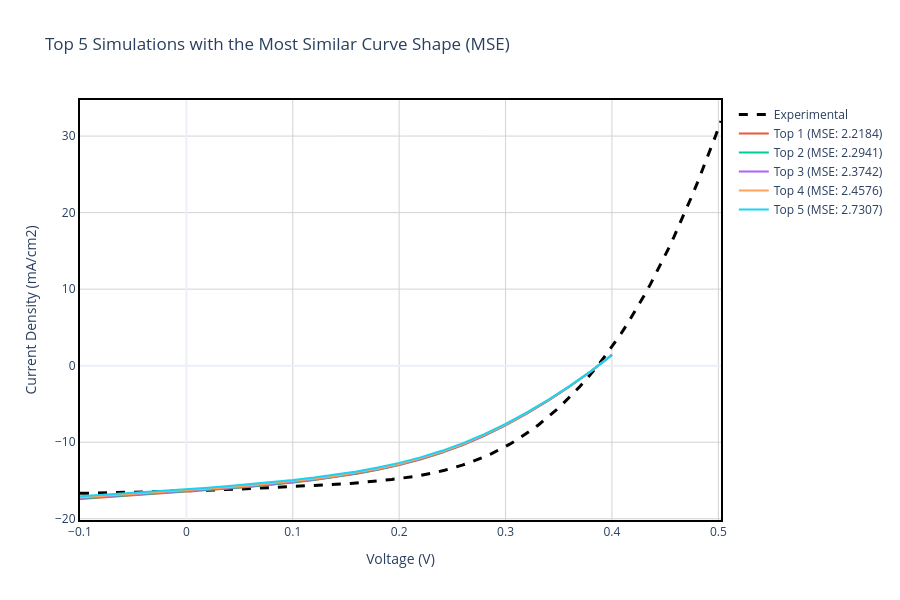

Notebook code cell kept with this figure:
### Markdown cell above
## Section 5: Shape-Based Comparison Using Mean Squared Error (MSE)

### Motivation
While parameter-based matching identifies designs meeting target specifications, it does not guarantee realistic device physics. Two J-V curves can have identical parameters but very different shapes, indicating different dominant loss mechanisms. This section employs a **shape-matching algorithm** to identify simulations whose curve morphology most closely resembles the experimental measurement.

### Mathematical Approach
For each simulation, we:

1. **Interpolate** the simulated J-V curve to the exact voltages measured in the experiment
2. **Calculate Mean Squared Error** in the overlapping voltage range:

$$\text{MSE} = \frac{1}{N} \sum_{i=1}^{N} \left(J_i^{exp} - J_i^{sim}(V_i)\right)^2$$

where $J^{exp}$ is experimental current density at measured voltages, $J^{sim}(V_i)$ is interpolated simulated current density at those same voltages, and $N$ is the number of measurement points.

3. **Identify** the top 5 simulations with **lowest MSE** values

### Interpretation
Lower MSE values indicate better agreement in curve shape. This metric is sensitive to:
- The "knee" or transition region of the J-V curve (determined by series/shunt resistance and ideality factors)
- Overall current deficit and voltage losses
- Non-ideal behavior like S-shaped curves or kinks caused by interface barriers

### Comparison with Parameter-Based Matching
- **Parameter-based**: Focuses on specific values ($V_{oc}$, $J_{sc}$, $FF$, $\eta$)
- **Shape-based (MSE)**: Focuses on the entire curve morphology and transition characteristics

Together, these approaches provide complementary insights into which simulations best capture experimental device behavior.

### Code cell
for d in scaps_data:
    v_sim = d['v(V)']
    j_sim = d['jtot(mA/cm2)']
    
    # Create an interpolator to compare with the exact voltages measured in the lab
    interp_func = interp1d(v_sim, j_sim, kind='linear', fill_value="extrapolate")
    
    # Evaluate only in the overlapping region (common Voltage Range)
    v_min, v_max = max(v_sim.min(), exp_data['v(V)'].min()), min(v_sim.max(), exp_data['v(V)'].max())
    valid_exp = exp_data[(exp_data['v(V)'] >= v_min) & (exp_data['v(V)'] <= v_max)]
    
    if len(valid_exp) > 5:
        j_sim_interp = interp_func(valid_exp['v(V)'])
        mse = mean_squared_error(valid_exp['jtot(mA/cm2)'], j_sim_interp)
        d['mse'] = mse
    else:
        d['mse'] = float('inf')

top_5_mse = sorted(scaps_data, key=lambda x: x.get('mse', float('inf')))[:5]

# Print MSE-based ranking for top 5 matches to terminal
print("\n" + "="*120)
print("TOP 5 MSE MATCHES - SHAPE COMPARISON RESULTS")
print("="*120)
for i, d in enumerate(top_5_mse):
    print(f"\n🔍 Top {i+1} (MSE: {d['mse']:.6f}) - {d['label']}")
    print(f"   Batch Parameters: {d['batch_params']}")
    print(f"   Voc: {d['Voc']:.6f} V | Jsc: {d['Jsc']:.4f} mA/cm² | FF: {d['FF']:.4f} % | η: {d['eta']:.4f} %")
print("="*120)

# ------------------ PLOT 4: TOP 5 VS EXPERIMENTAL (MSE SHAPE) ------------------
fig4 = go.Figure()
fig4.add_trace(go.Scatter(
    x=exp_data['v(V)'], y=exp_data['jtot(mA/cm2)'], 
    mode='lines', name='Experimental', line=dict(color='black', dash='dash', width=3)
))

for i, d in enumerate(top_5_mse):
    v_filtered = d['v(V)']
    j_filtered = d['jtot(mA/cm2)']
    
    hover_text = f"Sim {i+1}: <b>{d['label']}</b><br>Batch Parameters: {format_batch_params_for_display(d['batch_params'])}<br>Voc: {d['Voc']:.3f} V<br>Jsc: {d['Jsc']:.2f} mA/cm²<br>FF: {d['FF']:.1f} %<br>η: {d['eta']:.2f} %</b><br>MSE: {d['mse']:.4f}"
    fig4.add_trace(go.Scatter(
        x=v_filtered, y=j_filtered, mode='lines', 
        name=f"Top {i+1} (MSE: {d['mse']:.4f})", hoverinfo='text', hovertext=hover_text
    ))

fig4.update_xaxes(showline=True, linewidth=2, linecolor='black', mirror=True)
fig4.update_yaxes(showline=True, linewidth=2, linecolor='black', mirror=True)
fig4.update_layout(
    title='Top 5 Simulations with the Most Similar Curve Shape (MSE)',
    xaxis_title='Voltage (V)', yaxis_title='Current Density (mA/cm2)',
    hovermode='closest', template='plotly_white', width=900, height=600,
    plot_bgcolor='white',
    xaxis=dict(showgrid=True, gridwidth=1, gridcolor='lightgray'),
    yaxis=dict(showgrid=True, gridwidth=1, gridcolor='lightgray')
)
fig4.show()
fig4.write_image(os.path.join(plots_dir, 'Top5_MSE_Shape.png'), width=900, height=600)
print(f"✅ Saved Plot 4 to {plots_dir}/Top5_MSE_Shape.png")

### Figure 1 — Plotly figure (JSON) as saved in the notebook; plotly's stock layout.template omitted (floating-point values rounded to 4 significant figures)
{"data": [{"line": {"color": "black", "dash": "dash", "width": 3}, "mode": "lines", "name": "Experimental", "type": "scatter", "x": [-0.1, -0.09445, -0.08895, -0.0834, -0.0779, -0.07235, -0.06685, -0.0613, -0.0558, -0.05025, -0.0447, -0.0392, -0.03365, -0.02815, -0.0226, -0.0171, -0.01155, -0.00605, -0.0005, 0.00505, 0.01055, 0.0161, 0.0216, 0.02715, 0.03265, 0.0382, 0.0437, 0.04925, 0.05475, 0.0603, 0.06585, 0.07135, 0.0769, 0.0824, 0.08795, 0.09345, 0.099, 0.1045, 0.11, 0.1156, 0.1211, 0.1267, 0.1321, 0.1377, 0.1432, 0.1487, 0.1542, 0.1598, 0.1653, 0.1709, 0.1764, 0.1819, 0.1875, 0.193, 0.1985, 0.204, 0.2095, 0.2151, 0.2206, 0.2261, 0.2316, 0.2372, 0.2427, 0.2482, 0.2537, 0.2593, 0.2648, 0.2703, 0.2759, 0.2814, 0.2869, 0.2924, 0.298, 0.3035, 0.309, 0.3145, 0.3201, 0.3256, 0.3311, 0.3367, 0.3422, 0.3478, 0.3533, 0.3588, 0.3643, 0.3699, 0.3754, 0.3809, 0.3865, 0.392, 0.3975, 0.403, 0.4086, 0.414, 0.4196, 0.4251, 0.4306, 0.4362, 0.4417, 0.4472, 0.4527, 0.4583, 0.4638, 0.4693, 0.4748, 0.4804, 0.4859, 0.4914, 0.497, 0.5025], "y": [-16.68, -16.67, -16.65, -16.65, -16.63, -16.61, -16.6, -16.58, -16.55, -16.54, -16.52, -16.51, -16.47, -16.45, -16.44, -16.41, -16.39, -16.37, -16.34, -16.34, -16.3, -16.28, -16.25, -16.23, -16.21, -16.18, -16.16, -16.14, -16.1, -16.07, -16.04, -16.0, -15.98, -15.95, -15.9, -15.88, -15.85, -15.81, -15.76, -15.73, -15.69, -15.64, -15.61, -15.55, -15.5, -15.44, -15.39, -15.32, -15.26, -15.17, -15.11, -15.02, -14.95, -14.87, -14.76, -14.67, -14.55, -14.46, -14.31, -14.18, -14.01, -13.85, -13.67, -13.47, -13.24, -12.99, -12.73, -12.46, -12.15, -11.83, -11.48, -11.11, -10.71, -10.29, -9.834, -9.35, -8.833, -8.278, -7.712, -7.092, -6.461, -5.775, -5.067, -4.324, -3.548, -2.725, -1.873, -0.9875, -0.03512, 0.9678, 1.997, 3.064, 4.192, 5.362, 6.632, 7.909, 9.251, 10.65, 12.1, 13.62, 15.19, 16.84, 18.52, 20.27, 22.07, 23.93, 25.86, 27.83, 29.88, 31.97]}, {"hoverinfo": "text", "hovertext": "Sim 1: <b>total density [1/cm] = 5.000e+13</b><br>Batch Parameters: total density [1/cm]: 5.000e+13<br>Voc: 0.387 V<br>Jsc: 16.48 mA/cm²<br>FF: 42.8 %<br>η: 2.73 %</b><br>MSE: 2.2184", "mode": "lines", "name": "Top 1 (MSE: 2.2184)", "type": "scatter", "x": [-0.1, -0.08, -0.06, -0.04, -0.02, 0.0, 0.02, 0.04, 0.06, 0.08, 0.1, 0.12, 0.14, 0.16, 0.18, 0.2, 0.22, 0.24, 0.26, 0.28, 0.3, 0.32, 0.34, 0.36, 0.38, 0.4], "y": [-17.42, -17.24, -17.05, -16.86, -16.67, -16.48, -16.28, -16.06, -15.83, -15.57, -15.28, -14.95, -14.57, -14.13, -13.61, -12.99, -12.25, -11.38, -10.36, -9.168, -7.802, -6.269, -4.582, -2.75, -0.7606, 1.428]}, {"hoverinfo": "text", "hovertext": "Sim 2: <b>total density [1/cm] = 5.100e+13</b><br>Batch Parameters: total density [1/cm]: 5.100e+13<br>Voc: 0.387 V<br>Jsc: 16.42 mA/cm²<br>FF: 42.8 %<br>η: 2.72 %</b><br>MSE: 2.2941", "mode": "lines", "name": "Top 2 (MSE: 2.2941)", "type": "scatter", "x": [-0.1, -0.08, -0.06, -0.04, -0.02, 0.0, 0.02, 0.04, 0.06, 0.08, 0.1, 0.12, 0.14, 0.16, 0.18, 0.2, 0.22, 0.24, 0.26, 0.28, 0.3, 0.32, 0.34, 0.36, 0.38, 0.4], "y": [-17.36, -17.17, -16.99, -16.81, -16.62, -16.42, -16.23, -16.01, -15.77, -15.51, -15.23, -14.9, -14.52, -14.07, -13.55, -12.94, -12.21, -11.34, -10.32, -9.128, -7.767, -6.239, -4.559, -2.736, -0.7575, 1.419]}, {"hoverinfo": "text", "hovertext": "Sim 3: <b>total density [1/cm] = 5.200e+13</b><br>Batch Parameters: total density [1/cm]: 5.200e+13<br>Voc: 0.387 V<br>Jsc: 16.37 mA/cm²<br>FF: 42.8 %<br>η: 2.71 %</b><br>MSE: 2.3742", "mode": "lines", "name": "Top 3 (MSE: 2.3742)", "type": "scatter", "x": [-0.1, -0.08, -0.06, -0.04, -0.02, 0.0, 0.02, 0.04, 0.06, 0.08, 0.1, 0.12, 0.14, 0.16, 0.18, 0.2, 0.22, 0.24, 0.26, 0.28, 0.3, 0.32, 0.34, 0.36, 0.38, 0.4], "y": [-17.29, -17.11, -16.93, -16.75, -16.56, -16.37, -16.17, -15.95, -15.72, -15.46, -15.17, -14.84, -14.46, -14.02, -13.5, -12.89, -12.16, -11.3, -10.28, -9.089, -7.732, -6.209, -4.537, -2.722, -0.7544, 1.409]}, {"hoverinfo": "text", "hovertext": "Sim 4: <b>total density [1/cm] = 5.300e+13</b><br>Batch Parameters: total density [1/cm]: 5.300e+13<br>Voc: 0.387 V<br>Jsc: 16.31 mA/cm²<br>FF: 42.8 %<br>η: 2.70 %</b><br>MSE: 2.4576", "mode": "lines", "name": "Top 4 (MSE: 2.4576)", "type": "scatter", "x": [-0.1, -0.08, -0.06, -0.04, -0.02, 0.0, 0.02, 0.04, 0.06, 0.08, 0.1, 0.12, 0.14, 0.16, 0.18, 0.2, 0.22, 0.24, 0.26, 0.28, 0.3, 0.32, 0.34, 0.36, 0.38, 0.4], "y": [-17.23, -17.05, -16.87, -16.69, -16.5, -16.31, -16.11, -15.89, -15.66, -15.4, -15.11, -14.78, -14.41, -13.97, -13.45, -12.84, -12.12, -11.25, -10.24, -9.051, -7.697, -6.18, -4.515, -2.709, -0.7514, 1.4]}, {"hoverinfo": "text", "hovertext": "Sim 5: <b>total density [1/cm] = 5.600e+13</b><br>Batch Parameters: total density [1/cm]: 5.600e+13<br>Voc: 0.387 V<br>Jsc: 16.15 mA/cm²<br>FF: 42.7 %<br>η: 2.67 %</b><br>MSE: 2.7307", "mode": "lines", "name": "Top 5 (MSE: 2.7307)", "type": "scatter", "x": [-0.1, -0.08, -0.06, -0.04, -0.02, 0.0, 0.02, 0.04, 0.06, 0.08, 0.1, 0.12, 0.14, 0.16, 0.18, 0.2, 0.22, 0.24, 0.26, 0.28, 0.3, 0.32, 0.34, 0.36, 0.38, 0.4], "y": [-17.05, -16.88, -16.7, -16.53, -16.34, -16.15, -15.94, -15.72, -15.48, -15.23, -14.94, -14.62, -14.25, -13.82, -13.31, -12.7, -11.98, -11.12, -10.11, -8.939, -7.598, -6.097, -4.451, -2.67, -0.7428, 1.374]}], "layout": {"height": 600, "hovermode": "closest", "plot_bgcolor": "white", "title": {"text": "Top 5 Simulations with the Most Similar Curve Shape (MSE)"}, "width": 900, "xaxis": {"gridcolor": "lightgray", "gridwidth": 1, "linecolor": "black", "linewidth": 2, "mirror": true, "showgrid": true, "showline": true, "title": {"text": "Voltage (V)"}}, "yaxis": {"gridcolor": "lightgray", "gridwidth": 1, "linecolor": "black", "linewidth": 2, "mirror": true, "showgrid": true, "showline": true, "title": {"text": "Current Density (mA/cm2)"}}}}
